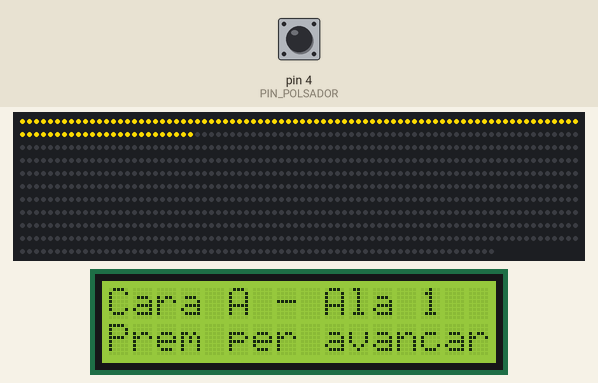
This sketch was run on a simulated Arduino Uno, built with avr-gcc and run on an emulated ATmega328P. Shown: 868 RGB LEDs in strip order, left to right, continuing on the next row, 16×2 character LCD. The inputs (shaded band) are chosen by the test bench; at power-on: pin 4 (PIN_POLSADOR) HIGH. Dim RGB values are drawn brighter than linear.

Above: at 1.9 s.
2.0 s: pin 4 (PIN_POLSADOR) pulled LOW for 0.15 s
At 2.5 s:
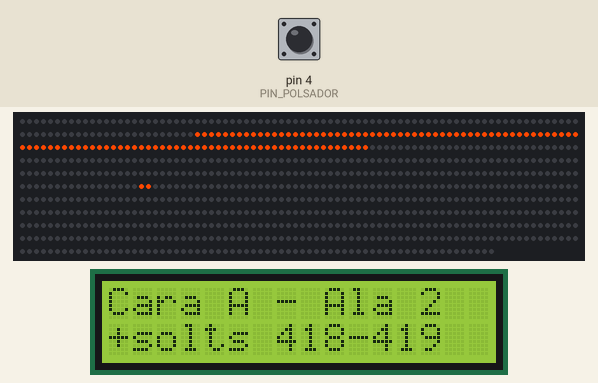
3.6 s: pin 4 (PIN_POLSADOR) pulled LOW for 1 s
At 5.0 s:
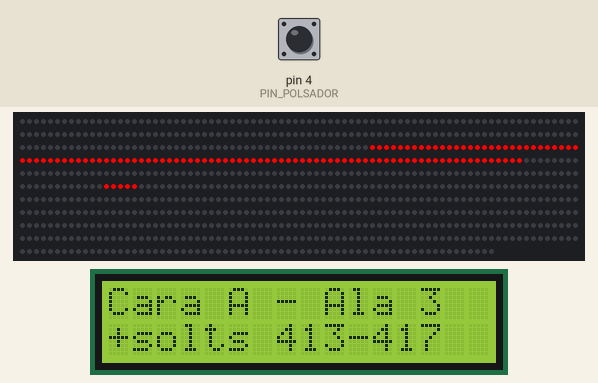
6.1 s: pin 4 (PIN_POLSADOR) pulled LOW for 0.15 s
At 6.9 s:
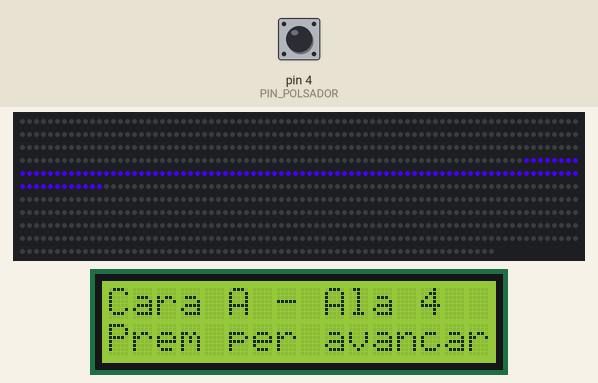
7.7 s: pin 4 (PIN_POLSADOR) pulled LOW for 3.2 s
At 9.2 s:
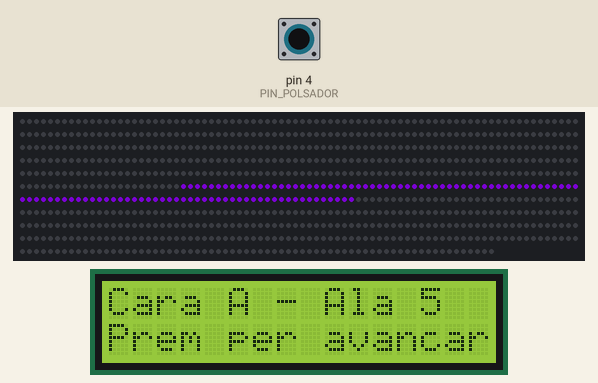
12.4 s: pin 4 (PIN_POLSADOR) pulled LOW for 0.15 s
At 12.8 s:
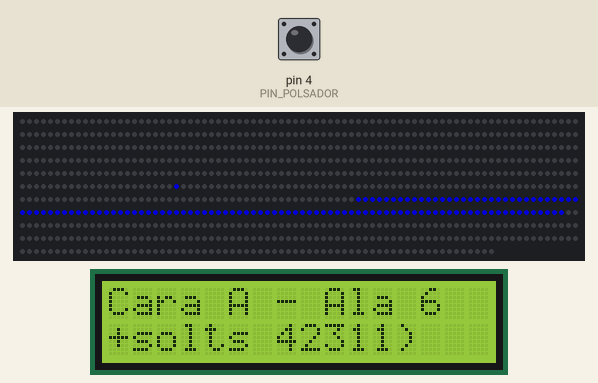
14.0 s: pin 4 (PIN_POLSADOR) pulled LOW for 1 s
At 15.4 s:
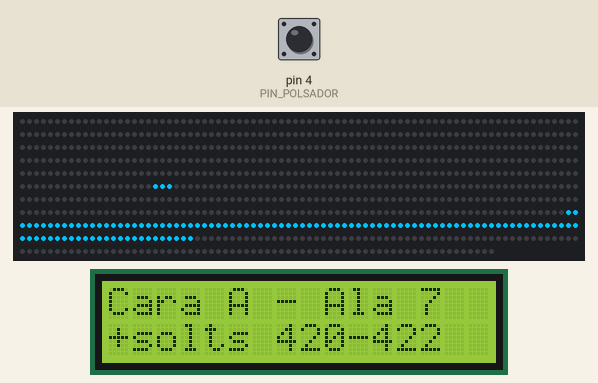
Timing chart, 0 to 17.0 s (numbered marks = the images above; inputs shaded):
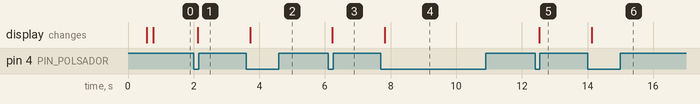

Measured:
- after the input at 2.0 s, the display: changes after 0.13 s (image 1)
- after the input at 3.6 s, the display: changes after 0.13 s (image 2)
- after the input at 6.1 s, the display: changes after 0.13 s (image 3)
- after the input at 7.7 s, the display: changes after 0.13 s (image 4)
- after the input at 12.4 s, the display: changes after 0.13 s (image 5)
- after the input at 14.0 s, the display: changes after 0.13 s (image 6)

The sketch:

verificador-ales.ino
```cpp
/*
  carrossa-leds — Verificador d'ales per polsador (Cara A + Cara B)
  Sketch AÏLLAT, no forma part del programa final — eina per confirmar que
  els números de LED de cada ala (recollits a mà, ploma a ploma, amb
  ../comptador-polsador/) són correctes: cada pulsació encén NOMÉS els
  LEDs d'una ala concreta (rang principal + LEDs solts que hi pertanyen
  encara que no siguin seqüencials), amb el color que li toca. Mires
  quina ploma s'il·lumina físicament i la compares amb el número
  d'ala/cara que mostra l'LCD.

  Seqüència de pulsacions (es repeteix en cicle):
    Cara A ala 1, ala 2, ..., ala 8, Cara B ala 1, ala 2, ..., ala 8, i
    torna a Cara A ala 1. Només hi ha UNA tira connectada cada vegada
    (sempre al pin 5): en acabar les 8 ales de la Cara A, l'usuari
    desconnecta aquella tira i connecta la de la Cara B abans de seguir
    prement — el programa no distingeix quina tira hi ha físicament
    connectada, només compta pulsacions.

  *** SUPOSICIONS A CONFIRMAR — canvia-les si no encaixen ***
  - Pin de dades sempre el 5 (mateix pin que fan servir cara-davant.ino i
    cara-darrere.ino al programa final — corregit del 2 original).
  - Pantalla LCD 4 línies I2C (adreça 0x27, vegeu LCD_ADRECA si surt en
    blanc) — mateix maquinari que ../comptador-polsador/.
  - Polsador entre PIN_POLSADOR i GND, sense resistència externa (pull-up
    intern) — igual que ../comptador-polsador/.
  - Els LEDs solts de cada ala formen un únic bloc seguit (mai dos grups
    separats dins la mateixa ala) — cert per a totes les dades actuals;
    si mai s'afegeix una ala amb solts en dos grups deslligats, la línia
    de rang de solts a l'LCD ("primer-últim") s'hauria de repensar.

  Dades (rangs i solts) confirmades per l'usuari el 2026-09-06.
*/

#include <Adafruit_NeoPixel.h>
#include <LiquidCrystal_I2C.h>
#include <Wire.h>

constexpr uint8_t PIN_DADES = 5;  // corregit de 2 a 5 — pin real del cablejat

constexpr uint8_t PIN_POLSADOR = 4;
constexpr unsigned long RETARD_REBOT_MS = 40;

constexpr uint8_t LCD_ADRECA = 0x27;
constexpr uint8_t LCD_COLUMNES = 20;
constexpr uint8_t LCD_FILES = 4;

// Mida per la tira mes gran de les dues (Cara B, 868); quan hi ha
// connectada la tira de la Cara A (853) simplement no s'adrecen els
// ultims indexs.
constexpr uint16_t NUM_LEDS = 868;

Adafruit_NeoPixel pixels(NUM_LEDS, PIN_DADES, NEO_GRB + NEO_KHZ800);
LiquidCrystal_I2C lcd(LCD_ADRECA, LCD_COLUMNES, LCD_FILES);

constexpr uint8_t CARA_A = 0;
constexpr uint8_t CARA_B = 1;
constexpr uint8_t NUM_ALES = 8;

// Mateixos colors i mateix ordre que cara-davant.ino / cara-darrere.ino,
// per ploma/ala 1-8 (compartits entre les dues cares).
const uint32_t PLOMA_COLOR[NUM_ALES] = {
    pixels.Color(255, 215, 0),    // 1 Groc
    pixels.Color(255, 70, 0),     // 2 Taronja
    pixels.Color(255, 0, 0),      // 3 Vermell
    pixels.Color(60, 0, 220),    // 4 Violeta
    pixels.Color(75, 0, 130),     // 5 Indi
    pixels.Color(0, 0, 139),      // 6 Blau fosc
    pixels.Color(0, 191, 255),    // 7 Blau clar
    pixels.Color(0, 255, 0),      // 8 Verd
};
const char *PLOMA_NOM[NUM_ALES] = {
    "Groc", "Taronja", "Vermell", "Violeta",
    "Indi", "Blau fosc", "Blau clar", "Verd",
};

struct Rang {
  uint16_t inici;  // 1-based, tal com es va comptar a ma
  uint16_t fi;
};

// Rang principal (seqüencial) de cada ala, índex [ala - 1].
const Rang RANGS_A[NUM_ALES] = {
    {1, 105}, {106, 210}, {211, 312}, {313, 412},
    {424, 528}, {529, 638}, {639, 745}, {746, 853},
};
const Rang RANGS_B[NUM_ALES] = {
    {1, 110}, {111, 216}, {217, 327}, {328, 436},
    {440, 543}, {544, 647}, {648, 754}, {755, 868},
};

struct Solt {
  uint8_t cara;
  uint8_t ala;      // 1-based
  uint16_t led;     // 1-based dins la tira d'aquesta cara
};

// LEDs que cauen fora del rang seqüencial de la seva ala (donen llum a
// una ploma diferent d'on "toca" pel número).
const Solt SOLTS[] = {
    {CARA_A, 3, 413}, {CARA_A, 3, 414}, {CARA_A, 3, 415}, {CARA_A, 3, 416}, {CARA_A, 3, 417},
    {CARA_A, 2, 418}, {CARA_A, 2, 419},
    {CARA_A, 7, 420}, {CARA_A, 7, 421}, {CARA_A, 7, 422},
    {CARA_A, 6, 423},
    {CARA_B, 3, 437},
    {CARA_B, 2, 438}, {CARA_B, 2, 439},
};
constexpr uint8_t NUM_SOLTS = sizeof(SOLTS) / sizeof(SOLTS[0]);

uint8_t pas = 0;  // 0..15 -> recorre A1,A2,...,A8,B1,B2,...,B8
bool polsadorAnterior = HIGH;

const Rang &rangDe(uint8_t cara, uint8_t ala) {
  return (cara == CARA_A ? RANGS_A : RANGS_B)[ala - 1];
}

void encendreAla(uint8_t cara, uint8_t ala) {
  pixels.clear();

  const Rang &r = rangDe(cara, ala);
  const uint32_t color = PLOMA_COLOR[ala - 1];

  for (uint16_t led = r.inici; led <= r.fi; led++) {
    pixels.setPixelColor(led - 1, color);
  }
  for (uint8_t i = 0; i < NUM_SOLTS; i++) {
    if (SOLTS[i].cara == cara && SOLTS[i].ala == ala) {
      pixels.setPixelColor(SOLTS[i].led - 1, color);
    }
  }

  pixels.show();
}

void mostrarLCD(uint8_t cara, uint8_t ala) {
  const Rang &r = rangDe(cara, ala);

  uint8_t numSolts = 0;
  uint16_t primerSolt = 0, ultimSolt = 0;
  for (uint8_t i = 0; i < NUM_SOLTS; i++) {
    if (SOLTS[i].cara == cara && SOLTS[i].ala == ala) {
      if (numSolts == 0) primerSolt = SOLTS[i].led;
      ultimSolt = SOLTS[i].led;
      numSolts++;
    }
  }
  const uint16_t total = (r.fi - r.inici + 1) + numSolts;

  lcd.clear();
  lcd.setCursor(0, 0);
  lcd.print("Cara ");
  lcd.print(cara == CARA_A ? "A" : "B");
  lcd.print(" - Ala ");
  lcd.print(ala);

  lcd.setCursor(0, 1);
  lcd.print(PLOMA_NOM[ala - 1]);

  lcd.setCursor(0, 2);
  lcd.print(r.inici);
  lcd.print("-");
  lcd.print(r.fi);
  lcd.print(" (");
  lcd.print(total);
  lcd.print(")");

  lcd.setCursor(0, 3);
  if (numSolts > 0) {
    lcd.print("+solts ");
    lcd.print(primerSolt);
    if (ultimSolt != primerSolt) {
      lcd.print("-");
      lcd.print(ultimSolt);
    }
  } else {
    lcd.print("Prem per avancar");
  }
}

void avancar() {
  const uint8_t cara = (pas < NUM_ALES) ? CARA_A : CARA_B;
  const uint8_t ala = (pas < NUM_ALES) ? (pas + 1) : (pas - NUM_ALES + 1);
  encendreAla(cara, ala);
  mostrarLCD(cara, ala);
  pas = (pas + 1) % (NUM_ALES * 2);
}

void setup() {
  pixels.begin();
  pinMode(PIN_POLSADOR, INPUT_PULLUP);

  // Marge d'inicialitzacio I2C (vegeu ../comptador-polsador/ per l'explicacio
  // del bug que aixo evita).
  delay(500);
  lcd.init();
  delay(50);
  lcd.clear();
  lcd.init();
  lcd.backlight();

  avancar();  // encen Cara A, ala 1 des del principi
}

void loop() {
  const bool polsadorActual = digitalRead(PIN_POLSADOR);

  if (polsadorAnterior == HIGH && polsadorActual == LOW) {
    delay(RETARD_REBOT_MS);
    if (digitalRead(PIN_POLSADOR) == LOW) {
      avancar();
    }
  }
  polsadorAnterior = polsadorActual;
}
```
